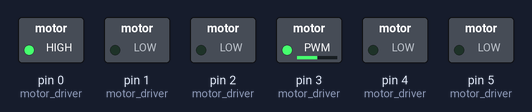
Simulated run of this sketch. Board: Arduino Uno, built with avr-gcc and run on an emulated ATmega328P. Shown: switched loads named in the sketch (green lamp = pin HIGH).

Above: at 0.05 s.
At 7.4 s:
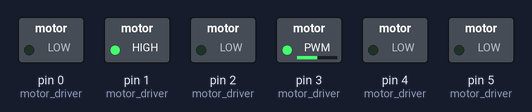
At 14.9 s:
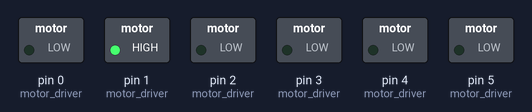
At 18.65 s:
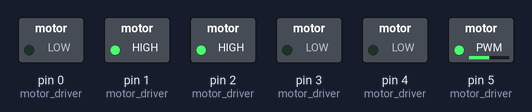
At 22.4 s:
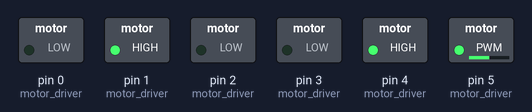
At 29.9 s:
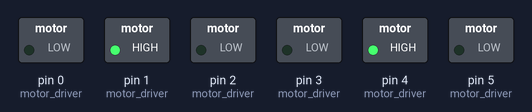
Timing chart, 0 to 39.0 s (numbered marks = the images above):
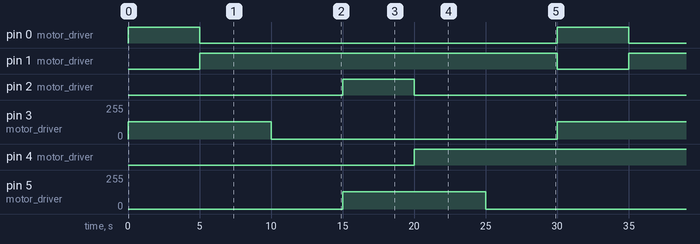

The sketch:

L298N_test_code.ino
```cpp
// When buying motor drivers in bulk, it is essential to test them out
// This simple code helps test L298N motor driver
// Author: Prashant Lalwani

// motor driver array specifying pinouts
int motor_driver[2][3] =
{
  {0,1,3}, //IN1,IN2,ENA
  {2,4,5}, //IN3,IN4,ENB
};
void setup() {

// setup all pins being used by motor driver as OUTPUT
for(int i=0; i<2; i++) // loop over both motors
{
  for(int j=0; j<3; j++) // loop over all pins of motor
  {
    pinMode(motor_driver[i][j],OUTPUT);
  }
}

}

void loop() {

  // Run motor forward for 5 seconds and then backwards for 5 seconds. Repeat for MotorB
  for(int i=0;i<2;i++)
  {
    digitalWrite(motor_driver[i][0],HIGH);
    digitalWrite(motor_driver[i][1],LOW);
    analogWrite(motor_driver[i][2],128); //50% speed
    delay(5000); //delay 5 second
    // Flip direction
    digitalWrite(motor_driver[i][0],LOW);
    digitalWrite(motor_driver[i][1],HIGH);
    delay(5000); //delay 5 seconds
    // STOP motor
    analogWrite(motor_driver[i][2],0);
    delay(5000);
  }

}
```

Measured:
- by itself, pin 0 (motor_driver), pin 2 (motor_driver): alternates HIGH for 5.0 s and LOW for 25.0 s
- by itself, pin 1 (motor_driver), pin 4 (motor_driver): alternates HIGH for 25.0 s and LOW for 5.0 s
- by itself, pin 3 (motor_driver), pin 5 (motor_driver): alternates 128/255 for 10.0 s and 0/255 for 20.0 s
